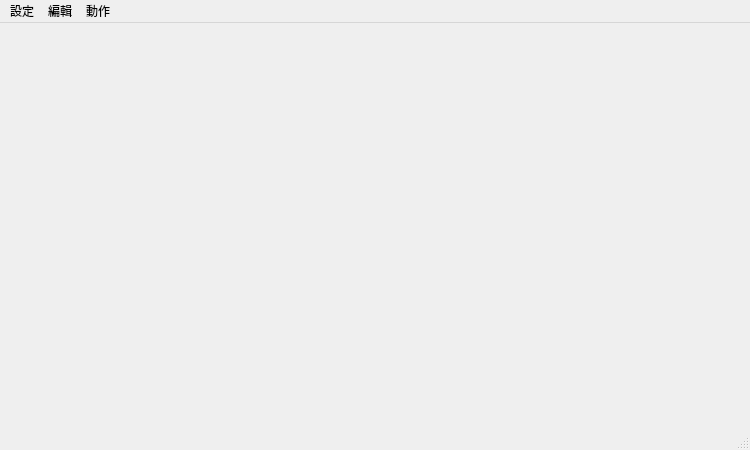
<?xml version="1.0" encoding="UTF-8"?>
<ui version="4.0">
 <class>MainWindow</class>
 <widget class="QMainWindow" name="MainWindow">
  <property name="geometry">
   <rect>
    <x>0</x>
    <y>0</y>
    <width>750</width>
    <height>450</height>
   </rect>
  </property>
  <property name="windowTitle">
   <string>MainWindow</string>
  </property>
  <widget class="QWidget" name="centralwidget">
   <widget class="QPushButton" name="Letsgo_Button">
    <property name="geometry">
     <rect>
      <x>280</x>
      <y>310</y>
      <width>201</width>
      <height>71</height>
     </rect>
    </property>
    <property name="cursor">
     <cursorShape>PointingHandCursor</cursorShape>
    </property>
    <property name="accessibleDescription">
     <string notr="true"/>
    </property>
    <property name="text">
     <string/>
    </property>
    <property name="icon">
     <iconset>
      <normaloff>../../START_BUTT-removebg-preview.png</normaloff>../../START_BUTT-removebg-preview.png</iconset>
    </property>
    <property name="iconSize">
     <size>
      <width>193</width>
      <height>62</height>
     </size>
    </property>
    <property name="autoExclusive">
     <bool>false</bool>
    </property>
    <property name="autoDefault">
     <bool>false</bool>
    </property>
    <property name="default">
     <bool>false</bool>
    </property>
    <property name="flat">
     <bool>true</bool>
    </property>
   </widget>
   <widget class="QLabel" name="label">
    <property name="geometry">
     <rect>
      <x>0</x>
      <y>0</y>
      <width>750</width>
      <height>450</height>
     </rect>
    </property>
    <property name="text">
     <string/>
    </property>
    <property name="pixmap">
     <pixmap>../../HOME-nobutt.png</pixmap>
    </property>
   </widget>
   <zorder>label</zorder>
   <zorder>Letsgo_Button</zorder>
  </widget>
  <widget class="QMenuBar" name="menubar">
   <property name="geometry">
    <rect>
     <x>0</x>
     <y>0</y>
     <width>750</width>
     <height>25</height>
    </rect>
   </property>
   <widget class="QMenu" name="Setting">
    <property name="title">
     <string>設定</string>
    </property>
   </widget>
   <widget class="QMenu" name="Edit">
    <property name="title">
     <string>編輯</string>
    </property>
    <addaction name="Prev"/>
    <addaction name="Next"/>
    <addaction name="Home"/>
   </widget>
   <widget class="QMenu" name="Action">
    <property name="title">
     <string>動作</string>
    </property>
    <addaction name="separator"/>
    <addaction name="Copy"/>
    <addaction name="Paste"/>
   </widget>
   <addaction name="Setting"/>
   <addaction name="Edit"/>
   <addaction name="Action"/>
  </widget>
  <widget class="QStatusBar" name="statusbar"/>
  <action name="Prev">
   <property name="text">
    <string>上一步</string>
   </property>
   <property name="statusTip">
    <string>Go back the motion</string>
   </property>
   <property name="shortcut">
    <string>Alt+Left</string>
   </property>
  </action>
  <action name="Next">
   <property name="text">
    <string>下一步</string>
   </property>
   <property name="statusTip">
    <string>Next the file</string>
   </property>
   <property name="shortcut">
    <string>Alt+Right</string>
   </property>
  </action>
  <action name="Home">
   <property name="text">
    <string>回到首頁</string>
   </property>
   <property name="statusTip">
    <string>Renew the file</string>
   </property>
   <property name="shortcut">
    <string>Alt+Home</string>
   </property>
  </action>
  <action name="Copy">
   <property name="text">
    <string>複製</string>
   </property>
   <property name="statusTip">
    <string>Copy a file</string>
   </property>
   <property name="shortcut">
    <string>Ctrl+C</string>
   </property>
  </action>
  <action name="Paste">
   <property name="text">
    <string>貼上</string>
   </property>
   <property name="statusTip">
    <string>Paste a file</string>
   </property>
   <property name="shortcut">
    <string>Ctrl+V</string>
   </property>
  </action>
 </widget>
 <resources/>
 <connections/>
</ui>
